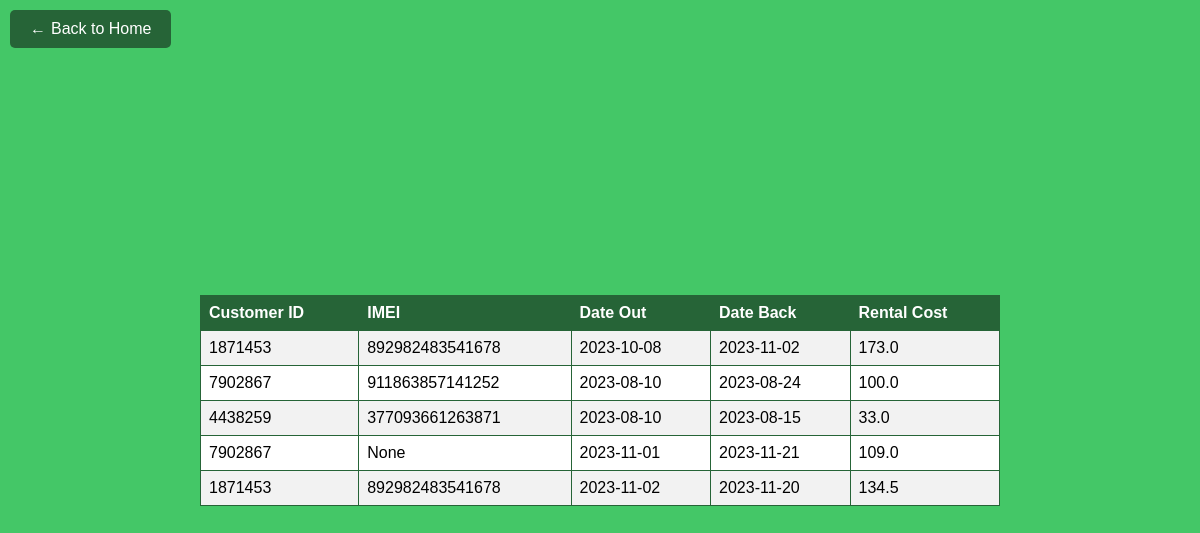
Page /rentalContracts on the earlier database version.
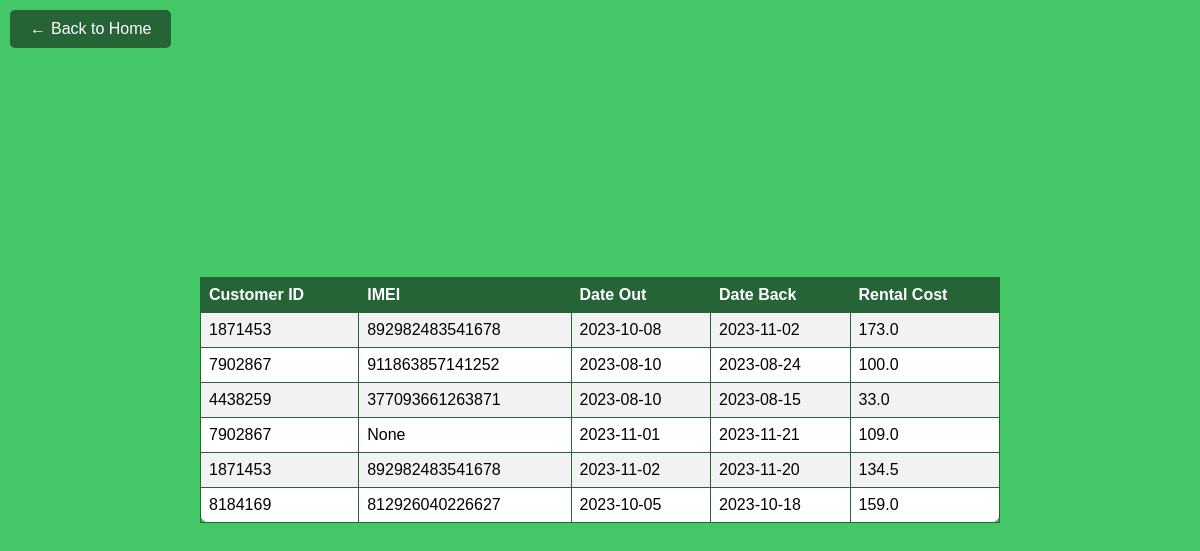
Same page on the later database version.
### tables this page shows
CREATE TABLE rentalContract (
        customerId INTEGER,
        IMEI TEXT,
        dateOut TEXT,
        dateBack TEXT,
        rentalCost REAL,
        PRIMARY KEY (customerId, IMEI, dateOut),
        FOREIGN KEY (IMEI) REFERENCES Phone(IMEI) ON DELETE SET NULL ON UPDATE NO ACTION,
        FOREIGN KEY (customerId) REFERENCES Customer(customerId),
        CHECK (rentalCost >= 0)
    );

### app.py (the view)
@app.route('/rentalContracts')
def rentalContracts():
    connect = sqlite3.connect('data.db')
    cursor = connect.cursor()
    cursor.execute("SELECT * FROM rentalContract")
    data = cursor.fetchall()
    return render_template('rentalContracts.html', data=data)

### templates/rentalContracts.html (shortened to what this page needs)
<!DOCTYPE html>
<html>
<head>
</head>
<body>
    <div class="home-button">
        <a href="/home">
            <span class="back-icon">&#8592;</span> Back to Home
        </a>
    </div>
        <div class="table-container">
        <table>
        <tr>
            <th>Customer ID</th>
            <th>IMEI</th>
            <th>Date Out</th>
            <th>Date Back</th>
            <th>Rental Cost</th>
        </tr>
        {%for rentalContract in data%}
            <tr>
                <td>{{rentalContract[0]}}</td>
                <td>{{rentalContract[1]}}</td>
                <td>{{rentalContract[2]}}</td>
                <td>{{rentalContract[3]}}</td>
                <td>{{rentalContract[4]}}</td>
            </tr>
        {%endfor%}
        </table>
        </div>
    </body>
</html>

### templates/rentalContracts.html (style rules this page uses)
body { background-color: #44c767; font-family: Arial, sans-serif; margin: 0; display: flex; justify-content: center; align-items: center; height: 100vh; }
.table-container { width: 100vh; max-height: 80vh; overflow: auto; }
table { border-collapse: collapse; width: 100%; max-width: 100%; background-color: #fff; border: 1px solid #266437; border-radius: 10px; box-shadow: 0 0 20px rgba(0, 0, 0, 0.2); }
th, td { border: 1px solid #266437; padding: 8px; text-align: left; }
th { background-color: #266437; color: #fff; }
tr:nth-child(even) { background-color: #f2f2f2; }
.home-button { position: absolute; top: 10px; left: 10px; }
.home-button a { background-color: #266437; color: #fff; padding: 10px 20px; border-radius: 5px; text-decoration: none; display: flex; align-items: center; }
.back-icon { margin-right: 5px; }

Differences in the rows shown:
added rentalContract: customerId "8184169", IMEI "812926040226627", dateOut "2023-10-05", dateBack "2023-10-18", rentalCost "159.0"
